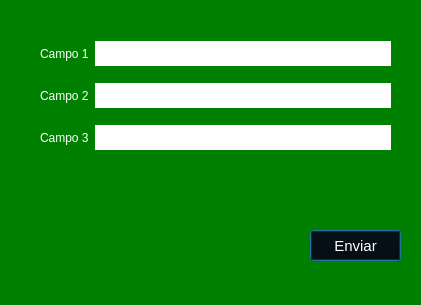
<?xml version="1.0" encoding="UTF-8"?>
<ui version="4.0">
 <class>Dialog</class>
 <widget class="QDialog" name="Dialog">
  <property name="geometry">
   <rect>
    <x>0</x>
    <y>0</y>
    <width>421</width>
    <height>305</height>
   </rect>
  </property>
  <property name="windowTitle">
   <string>Dialog</string>
  </property>
  <property name="styleSheet">
   <string notr="true">QDialog{
background-color: green;
font-family: arial, verdana;
}

QLineEdit{
border: 0;
font-size: 14px;
height: 25px;
}

QLabel{
color: #fff;
font-size: 14;
}

QPushButton#btn1{
background-color: #000;
color: #fff;
font-size: 15px;
}

QPushButton#btn1:hover{
background-color: orange;
}</string>
  </property>
  <widget class="QPushButton" name="btn1">
   <property name="geometry">
    <rect>
     <x>310</x>
     <y>230</y>
     <width>91</width>
     <height>31</height>
    </rect>
   </property>
   <property name="text">
    <string>Enviar</string>
   </property>
  </widget>
  <widget class="QWidget" name="">
   <property name="geometry">
    <rect>
     <x>40</x>
     <y>30</y>
     <width>351</width>
     <height>131</height>
    </rect>
   </property>
   <layout class="QGridLayout" name="gridLayout">
    <item row="0" column="0">
     <widget class="QLabel" name="label">
      <property name="text">
       <string>Campo 1</string>
      </property>
     </widget>
    </item>
    <item row="0" column="1">
     <widget class="QLineEdit" name="lineEdit">
      <property name="text">
       <string/>
      </property>
     </widget>
    </item>
    <item row="1" column="0">
     <widget class="QLabel" name="label_2">
      <property name="text">
       <string>Campo 2</string>
      </property>
     </widget>
    </item>
    <item row="1" column="1">
     <widget class="QLineEdit" name="lineEdit_2">
      <property name="text">
       <string/>
      </property>
     </widget>
    </item>
    <item row="2" column="0">
     <widget class="QLabel" name="label_3">
      <property name="text">
       <string>Campo 3</string>
      </property>
     </widget>
    </item>
    <item row="2" column="1">
     <widget class="QLineEdit" name="lineEdit_3"/>
    </item>
   </layout>
  </widget>
 </widget>
 <resources/>
 <connections/>
</ui>
